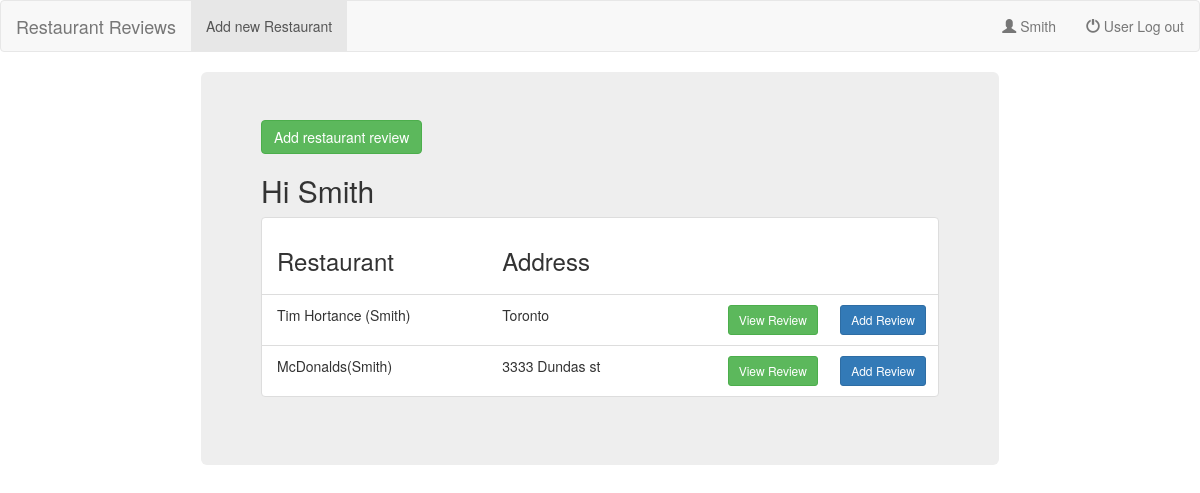
The page /user-dash.php (signed in) on the database its author committed.
### tables this page shows
CREATE TABLE `restaurant` (
  `r_id` int(6) UNSIGNED NOT NULL,
  `r_name` varchar(100) NOT NULL,
  `r_address` varchar(100) NOT NULL,
  `r_by` int(50) DEFAULT NULL,
  `r_date` timestamp NOT NULL DEFAULT CURRENT_TIMESTAMP ON UPDATE CURRENT_TIMESTAMP
);

### user-dash.php (the view, shortened to what this page needs)
<?php
include 'header.php';
include "database.php";
?>
<div class="container">
  <div class="jumbotron other-color">
    <a href="user_add.php" role="button" class="btn btn-success">Add restaurant review</a>
    <h2>Hi <?php echo $_SESSION['u_name']; ?></h2>
    <?php $user_id = $_SESSION['u_id']; ?>
    <?php $sql_rest = "SELECT r_id, r_name, r_address from restaurant WHERE `r_by` ='$user_id'"; ?>
    <?php $result = $conn->query($sql_rest); ?>
    <?php if ($result->num_rows > 0) {
    ?>
      <div class="list-group">
        <div class="list-group-item">
          <div class="row">
            <div class="col-sm-4">
              <h3>Restaurant </h3>
            </div>
            <div class="col-sm-4">
              <h3>Address</h3>
            </div>
            <div class="col-sm-4">
            </div>
          </div>
        </div>
        <?php
        while ($row = $result->fetch_assoc()) {
        ?>
          <div class="list-group-item">
            <div class="row">
              <div class="col-sm-4"> <?php echo $row['r_name']; ?></div>
              <div class="col-sm-4"> <?php echo $row['r_address']; ?></div>
              <div class="col-sm-2">
                <a href="view_review.php?r_id=<?php print $row['r_id']; ?>&r_name=<?php print $row['r_name']; ?>&r_address=<?php print $row['r_address']; ?>" role="button" class="btn btn-success btn-sm">View Review</a>
              </div>
              <div class="col-sm-2">
                <a href="add_review.php?r_id=<?php print $row['r_id']; ?>&r_name=<?php print $row['r_name']; ?>&r_address=<?php print $row['r_address']; ?>" role="button" class="btn btn-primary btn-sm">Add Review</a>
              </div>
            </div>
          </div>
        <?php
        }
      } else {
        ?>
        <div class="alert alert-info">
          <strong>Alert!</strong> No restaurants found!. Click above to add a restaurant and review.
        </div>
      <?php
      }
      ?>
      </div>
  </div>
</div>

### header.php (style rules this page uses)
.other-color { margin: auto; width: 70%; height: 90%; }

### rows shown on the page
restaurant: r_name "Tim Hortance (Smith)", r_address "Toronto"
restaurant: r_name "McDonalds(Smith)", r_address "3333 Dundas st"

### other values the page prints
$_SESSION['u_name'] "Smith"
